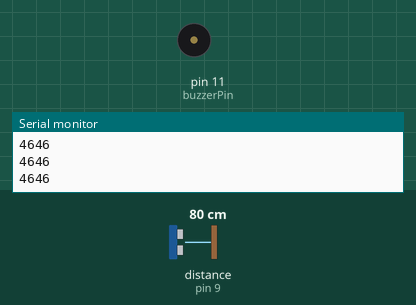
A sketch run on a simulated Arduino Uno, built with avr-gcc and run on an emulated ATmega328P. On the bench: buzzer (waves = sounding), the last lines printed to the serial monitor. Wiring (inferred from the names in the program): ultrasonic range finder: trigger pin 8; echo pin 9. The inputs (shaded band) are chosen by the test bench; at power-on: distance to the obstacle (sensor on pin 9) 80 cm. The echo pulse lasts 58.3 µs per cm.

Above: at 0.94 s.
1.3 s: distance to the obstacle (sensor on pin 9) set to 2 cm
At 1.8 s:
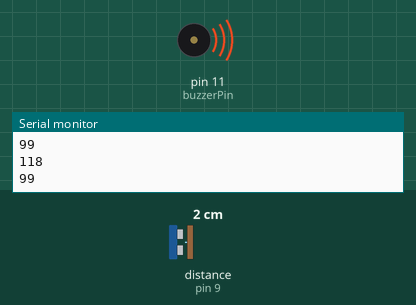
2.9 s: distance to the obstacle (sensor on pin 9) set to 18 cm
At 3.5 s:
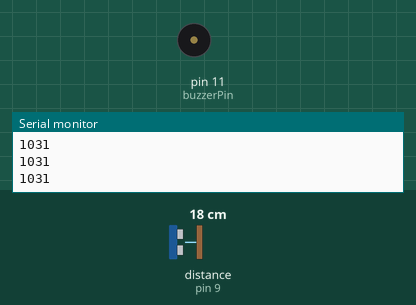
5.9 s: distance to the obstacle (sensor on pin 9) set to 4 cm
At 7.0 s:
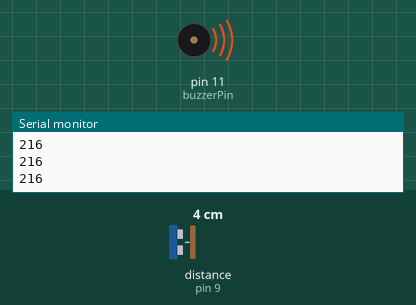
7.5 s: distance to the obstacle (sensor on pin 9) set to 7 cm
At 8.2 s:
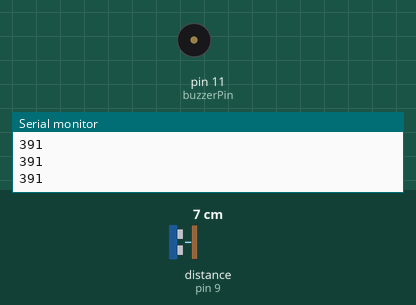
Timing chart, 0 to 10.1 s (numbered marks = the images above; inputs shaded):
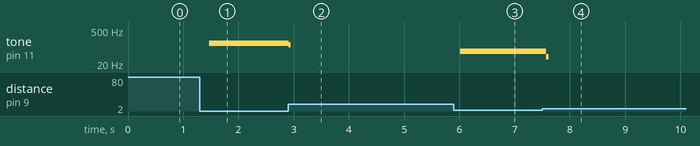

The sketch:

Arduino_Ultrasonic_Distance_Alarm.ino
```cpp
const int pingPin = 8; // Trigger Pin of Ultrasonic Sensor
const int echoPin = 9; // Echo Pin of Ultrasonic Sensor
const int buzzerPin = 11;  //

void setup() {
   Serial.begin(9600); // Starting Serial Terminal
   pinMode(buzzerPin, OUTPUT);
}

void loop() {
   long duration;
   pinMode(pingPin, OUTPUT);
   digitalWrite(pingPin, LOW);
   delayMicroseconds(2);
   digitalWrite(pingPin, HIGH);
   delayMicroseconds(10);
   digitalWrite(pingPin, LOW);
   pinMode(echoPin, INPUT);
   duration = pulseIn(echoPin, HIGH);

   while(duration<6000){
   Serial.println(duration);
   int i=duration/20;
   digitalWrite(buzzerPin, HIGH);
   delay(i/2);
   digitalWrite(buzzerPin, LOW);
   delay(i);
   break;
   }


}
```

Measured:
- the behaviour switches between 5 and 6 cm on distance to the obstacle (sensor on pin 9) (found by bisection; images 3 and 4)
- after the input at 1.3 s, tone on pin 11 (buzzerPin): silent → 144 Hz after 0.17 s
- after the input at 2.9 s, tone on pin 11 (buzzerPin): 144 Hz → 125 Hz at once, → silent 0.04 s later
- after the input at 5.9 s, tone on pin 11 (buzzerPin): silent → 68 Hz after 0.11 s
- after the input at 7.5 s, tone on pin 11 (buzzerPin): 68 Hz → 39 Hz after 0.07 s, → silent 0.04 s later
